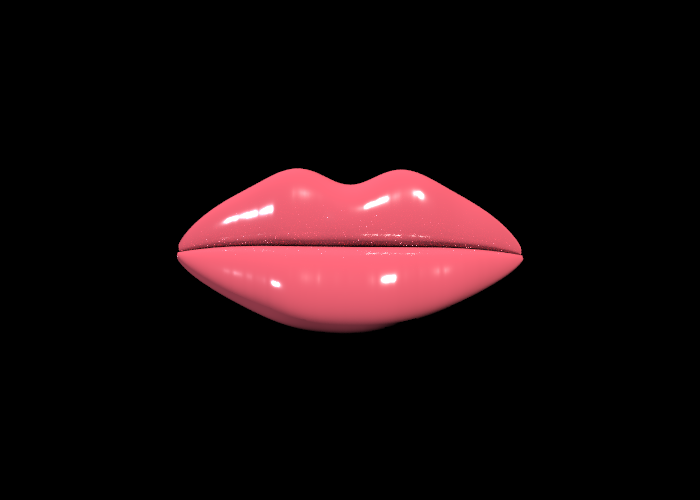
#> input picture docs/images/final_glossy.png, 700 x 500 px
$ python generate_lip_animation.py
#> lines starting #> are read from the running program, lines starting #| are printed output that depends on the picture
#!/usr/bin/env python3
"""Generate a looping glossy lip animation GIF from the final glossy render."""

from __future__ import annotations

import math
from pathlib import Path

from PIL import Image, ImageDraw, ImageFilter


ROOT = Path(__file__).resolve().parents[1]
SOURCE = ROOT / "docs" / "images" / "final_glossy.png"
OUTPUT = ROOT / "docs" / "images" / "final_glossy_kiss.gif"


def lip_bbox(image: Image.Image) -> tuple[int, int, int, int]:
    pixels = image.convert("RGB")
    width, height = pixels.size
    xs: list[int] = []
    ys: list[int] = []

    for y in range(height):
        for x in range(width):
            r, g, b = pixels.getpixel((x, y))
            if r > 40 or g > 25 or b > 25:
                xs.append(x)
                ys.append(y)

    if not xs:
        raise RuntimeError(f"Could not find lip pixels in {SOURCE}")

    pad = 10
    return (
        max(min(xs) - pad, 0),
        max(min(ys) - pad, 0),
        min(max(xs) + pad, width),
        min(max(ys) + pad, height),
    )


def make_frame(base: Image.Image, crop: Image.Image, bbox: tuple[int, int, int, int],
               frame_index: int, frame_count: int) -> Image.Image:
    width, height = base.size
    x0, y0, x1, y1 = bbox
    cx = (x0 + x1) // 2
    cy = (y0 + y1) // 2
    lip_w = x1 - x0
    lip_h = y1 - y0

    angle = 2.0 * math.pi * frame_index / frame_count
    pucker = 0.5 - 0.5 * math.cos(angle)
    release = 1.0 - pucker

    scale_x = 1.0 - 0.22 * pucker
    scale_y = 1.0 + 0.12 * pucker
    new_w = max(1, int(lip_w * scale_x))
    new_h = max(1, int(lip_h * scale_y))

    resized = crop.resize((new_w, new_h), Image.Resampling.BICUBIC)
    frame = Image.new("RGB", (width, height), (0, 0, 0))
    frame.paste(resized, (cx - new_w // 2, cy - new_h // 2))

    overlay = Image.new("RGBA", (width, height), (0, 0, 0, 0))
    draw = ImageDraw.Draw(overlay)

    crease_w = int((lip_w * (0.76 - 0.18 * pucker)))
    crease_h = max(3, int(5 + 11 * pucker))
    crease_y = int(cy - lip_h * 0.03)
    draw.ellipse(
        (
            cx - crease_w // 2,
            crease_y - crease_h // 2,
            cx + crease_w // 2,
            crease_y + crease_h // 2,
        ),
        fill=(35, 6, 14, int(95 + 70 * pucker)),
    )

    shine_alpha = int(120 + 55 * release)
    draw.ellipse(
        (
            int(cx - lip_w * (0.23 - 0.04 * pucker)),
            int(cy - lip_h * (0.35 + 0.02 * pucker)),
            int(cx - lip_w * (0.07 - 0.04 * pucker)),
            int(cy - lip_h * (0.28 + 0.02 * pucker)),
        ),
        fill=(255, 255, 255, shine_alpha),
    )
    draw.ellipse(
        (
            int(cx + lip_w * (0.08 + 0.03 * pucker)),
            int(cy - lip_h * (0.33 + 0.01 * pucker)),
            int(cx + lip_w * (0.20 + 0.03 * pucker)),
            int(cy - lip_h * (0.26 + 0.01 * pucker)),
        ),
        fill=(255, 255, 255, int(0.85 * shine_alpha)),
    )

    overlay = overlay.filter(ImageFilter.GaussianBlur(radius=1.0))
    frame = Image.alpha_composite(frame.convert("RGBA"), overlay)
    return frame.convert("P", palette=Image.Palette.ADAPTIVE, colors=96)


def main() -> None:
    base = Image.open(SOURCE).convert("RGB")
#> base is the input picture: PIL image 700x500 RGB; mean R, G, B 25.9, 11.1, 13
    bbox = lip_bbox(base)
#> after the loop in lip_bbox, `for y in range(height):`: xs = 40515 items
#> bbox = (167, 158, 533, 342)
    crop = base.crop(bbox)
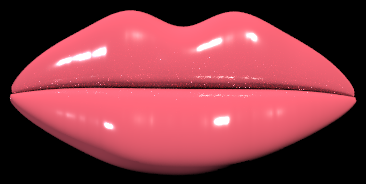
#> crop: PIL image 366x184 RGB; mean R, G, B 134.8, 57.8, 67.8
    frame_count = 28
    frames = [make_frame(base, crop, bbox, i, frame_count) for i in range(frame_count)]
#> in make_frame, `x0, y0, x1, y1 = bbox`: x0 = 167; y0 = 158; x1 = 533; y1 = 342
#> in make_frame, `cx = (x0 + x1) // 2`: cx = 350
#> in make_frame, `cy = (y0 + y1) // 2`: cy = 250
#> in make_frame, `lip_w = x1 - x0`: lip_w = 366
#> in make_frame, `lip_h = y1 - y0`: lip_h = 184
#> in make_frame, `new_w = max(1, int(lip_w * scale_x))`: new_w = 366
#> in make_frame, `new_h = max(1, int(lip_h * scale_y))`: new_h = 184
#> in make_frame, `frame = Image.new("RGB", (width, height), (0, 0, 0))`: frame: PIL image 700x500 RGB; every value is 0
#> in make_frame, `overlay = Image.new("RGBA", (width, height), (0, 0, 0, 0))`: overlay: PIL image 700x500 RGBA; every value is 0
#> in make_frame, `crease_w = int((lip_w * (0.76 - 0.18 * pucker)))`: crease_w = 278
#> in make_frame, `crease_y = int(cy - lip_h * 0.03)`: crease_y = 244
#> in make_frame, `overlay = overlay.filter(ImageFilter.GaussianBlur(radius=1.0))`:
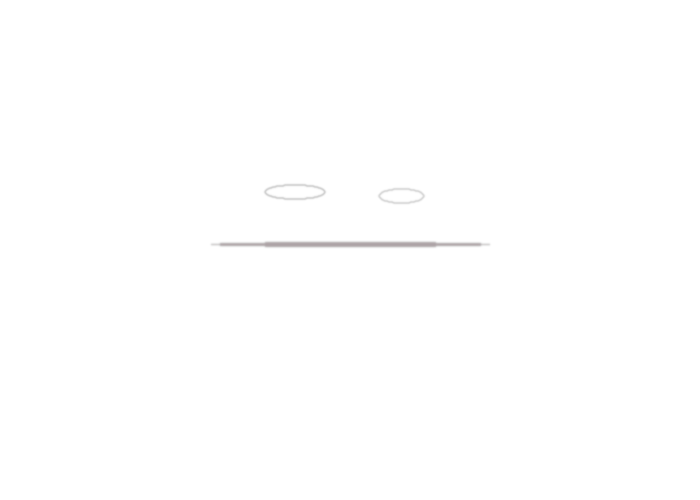
#> overlay: PIL image 700x500 RGBA; mean R, G, B, A 1, 0.9, 0.9, 0.8; transparent parts drawn white
#> in make_frame (call 5), `new_w = max(1, int(lip_w * scale_x))`: new_w = 350
#> in make_frame (call 5), `new_h = max(1, int(lip_h * scale_y))`: new_h = 188
#> in make_frame (call 5), `resized = crop.resize((new_w, new_h), Image.Resampling.BICUBIC)`:
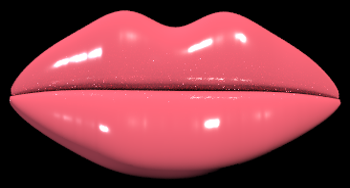
#> resized: PIL image 350x188 RGB; mean R, G, B 134.8, 57.8, 67.8
#> in make_frame (call 5), `crease_w = int((lip_w * (0.76 - 0.18 * pucker)))`: crease_w = 265
#> in make_frame (call 5), `return frame.convert("P", palette=Image.Palette.ADAPTIVE, colors=96)`:
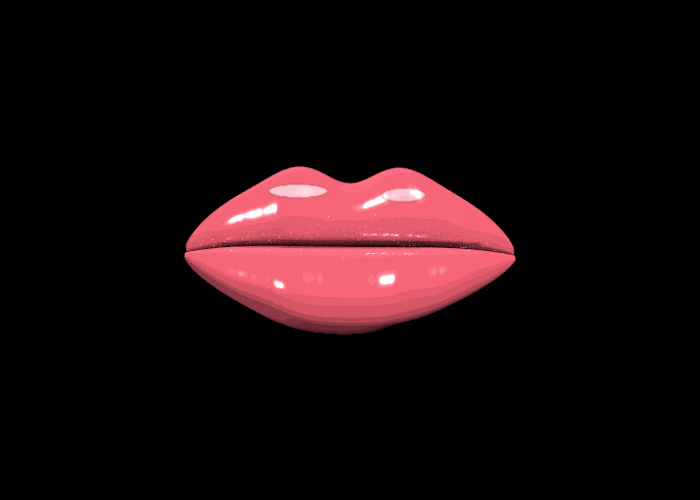
#> returned value: PIL image 700x500 P; mean R, G, B 25, 11, 12.8
#> in make_frame (call 7), `new_w = max(1, int(lip_w * scale_x))`: new_w = 334
#> in make_frame (call 7), `new_h = max(1, int(lip_h * scale_y))`: new_h = 192
#> in make_frame (call 7), `resized = crop.resize((new_w, new_h), Image.Resampling.BICUBIC)`:
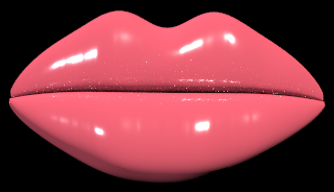
#> resized: PIL image 334x192 RGB; mean R, G, B 134.8, 57.8, 67.8
#> in make_frame (call 7), `crease_w = int((lip_w * (0.76 - 0.18 * pucker)))`: crease_w = 252
#> in make_frame (call 8), `new_w = max(1, int(lip_w * scale_x))`: new_w = 325
#> in make_frame (call 8), `new_h = max(1, int(lip_h * scale_y))`: new_h = 195
#> in make_frame (call 8), `frame.paste(resized, (cx - new_w // 2, cy - new_h // 2))`:
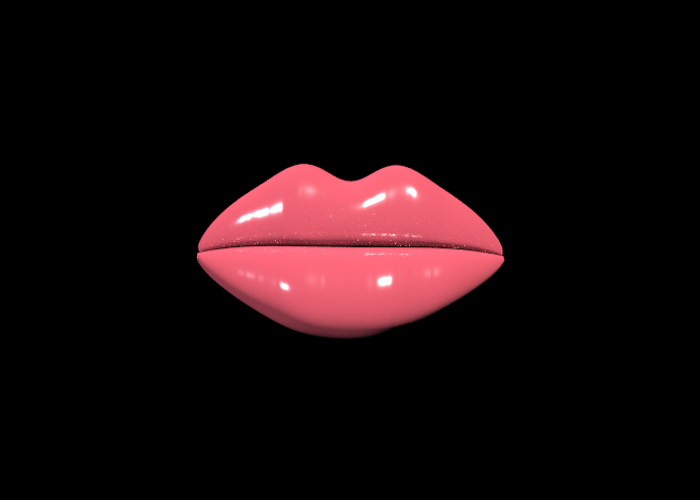
#> frame: PIL image 700x500 RGB; mean R, G, B 24.4, 10.5, 12.3
#> in make_frame (call 8), `crease_w = int((lip_w * (0.76 - 0.18 * pucker)))`: crease_w = 245
#> in make_frame (call 10), `new_w = max(1, int(lip_w * scale_x))`: new_w = 308
#> in make_frame (call 10), `new_h = max(1, int(lip_h * scale_y))`: new_h = 199
#> in make_frame (call 10), `resized = crop.resize((new_w, new_h), Image.Resampling.BICUBIC)`:
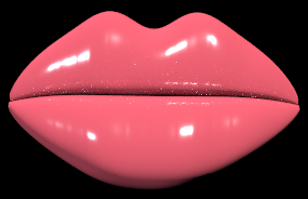
#> resized: PIL image 308x199 RGB; mean R, G, B 134.8, 57.8, 67.8
#> in make_frame (call 10), `crease_w = int((lip_w * (0.76 - 0.18 * pucker)))`: crease_w = 230
#> frames = 28 items
    frames[0].save(
        OUTPUT,
        save_all=True,
        append_images=frames[1:],
        duration=65,
        loop=0,
        optimize=True,
        disposal=2,
    )
    print(f"Wrote {OUTPUT}")


if __name__ == "__main__":
    main()
